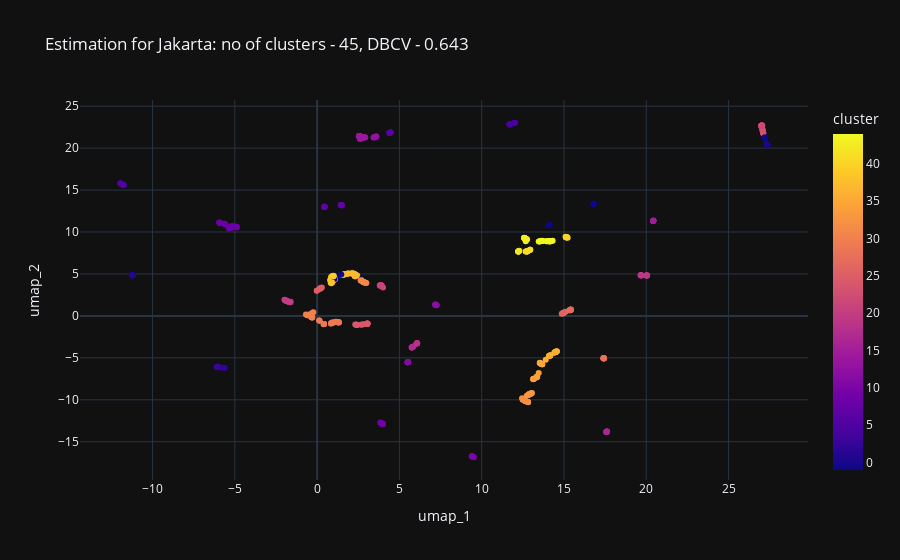

Notebook cell for this chart:
### Code cell
# visualizing the plot in plotly
px.scatter(indonesia_train_umap_df, x="umap_1", y="umap_2", color = "cluster",  template = "plotly_dark", title = "Estimation for Jakarta: no of clusters - 45, DBCV - 0.643")

### Figure 1 — Plotly figure (JSON) as saved in the notebook; plotly's stock layout.template omitted (floating-point values rounded to 4 significant figures; data arrays with more than 128 entries replaced by an {"elided": "..."} marker saying what was removed)
{"data": [{"hovertemplate": "umap_1=%{x}<br>umap_2=%{y}<br>cluster=%{marker.color}<extra></extra>", "legendgroup": "", "marker": {"color": {"elided": "648 int values"}, "coloraxis": "coloraxis", "symbol": "circle"}, "mode": "markers", "name": "", "orientation": "v", "showlegend": false, "type": "scatter", "x": {"elided": "648 float values"}, "xaxis": "x", "y": {"elided": "648 float values"}, "yaxis": "y"}], "layout": {"coloraxis": {"colorbar": {"title": {"text": "cluster"}}, "colorscale": [[0, "#0d0887"], [0.1111, "#46039f"], [0.2222, "#7201a8"], [0.3333, "#9c179e"], [0.4444, "#bd3786"], [0.5556, "#d8576b"], [0.6667, "#ed7953"], [0.7778, "#fb9f3a"], [0.8889, "#fdca26"], [1, "#f0f921"]]}, "legend": {"tracegroupgap": 0}, "title": {"text": "Estimation for Jakarta: no of clusters - 45, DBCV - 0.643"}, "xaxis": {"anchor": "y", "domain": [0, 1], "title": {"text": "umap_1"}}, "yaxis": {"anchor": "x", "domain": [0, 1], "title": {"text": "umap_2"}}}}
